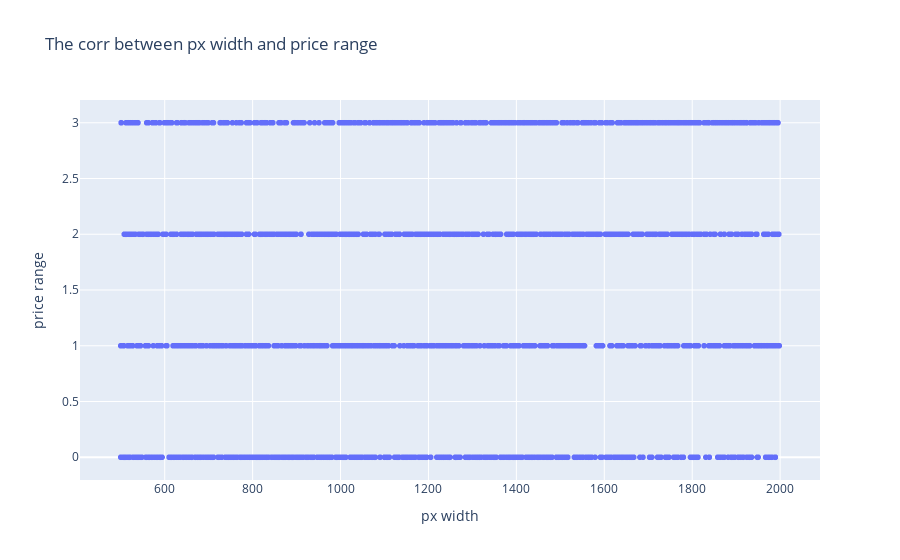

The code cell stored with this chart in its notebook:
### Code cell
fig = px.scatter(x= train_df['px_width'] , y=train_df['price_range'] , title='The corr between px width and price range')
fig.update_layout(xaxis_title= 'px width' , yaxis_title = 'price range')
fig.show()

### Figure 1 — Plotly figure (JSON) as saved in the notebook; plotly's stock layout.template omitted (floating-point values rounded to 4 significant figures; data arrays with more than 128 entries replaced by an {"elided": "..."} marker saying what was removed)
{"data": [{"hovertemplate": "x=%{x}<br>y=%{y}<extra></extra>", "legendgroup": "", "marker": {"color": "#636efa", "symbol": "circle"}, "mode": "markers", "name": "", "showlegend": false, "type": "scattergl", "x": {"elided": "2000 int values"}, "xaxis": "x", "y": {"elided": "2000 int values"}, "yaxis": "y"}], "layout": {"legend": {"tracegroupgap": 0}, "title": {"text": "The corr between px width and price range"}, "xaxis": {"anchor": "y", "domain": [0, 1], "title": {"text": "px width"}}, "yaxis": {"anchor": "x", "domain": [0, 1], "title": {"text": "price range"}}}}
